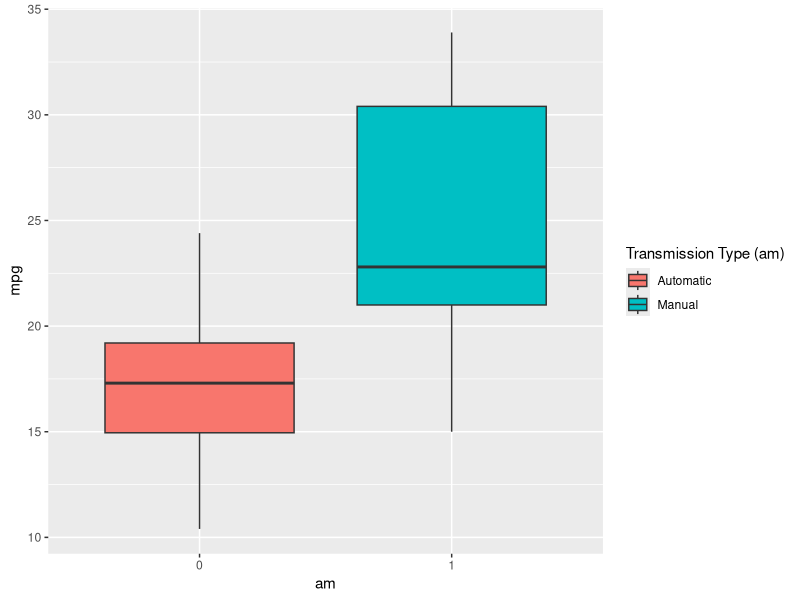
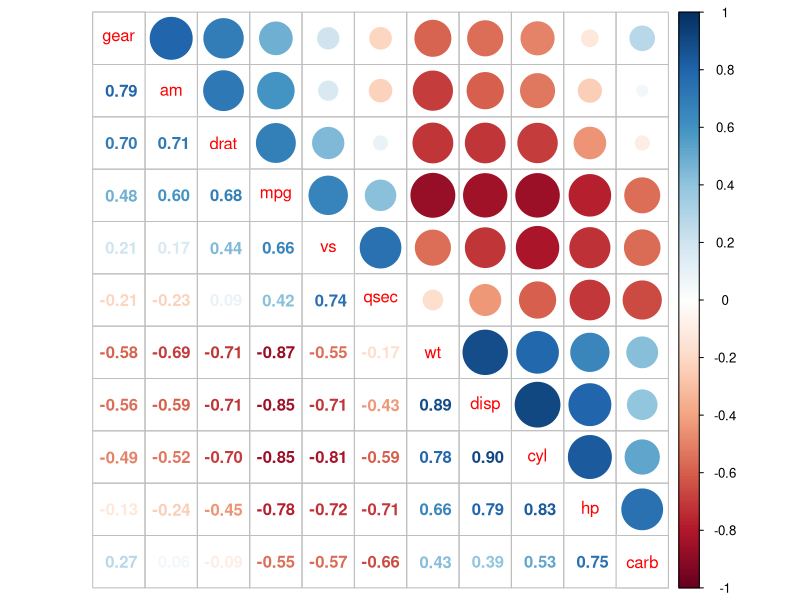
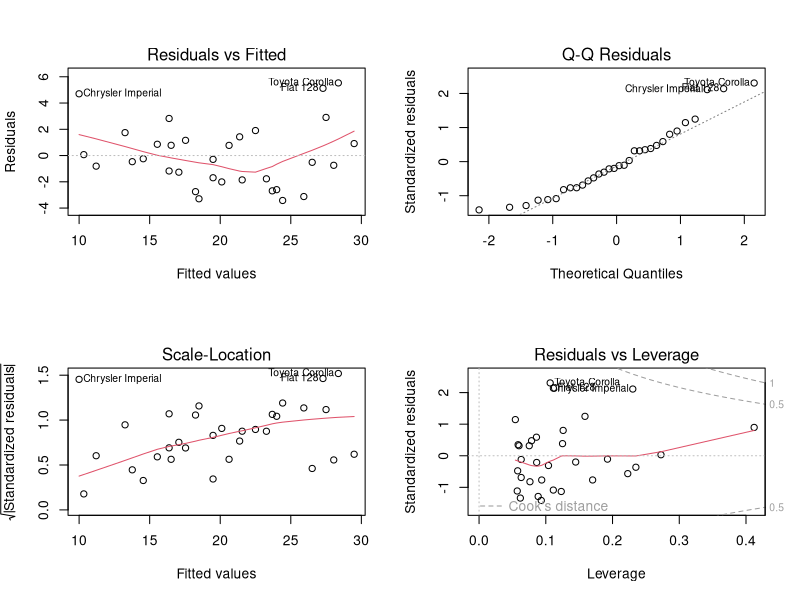
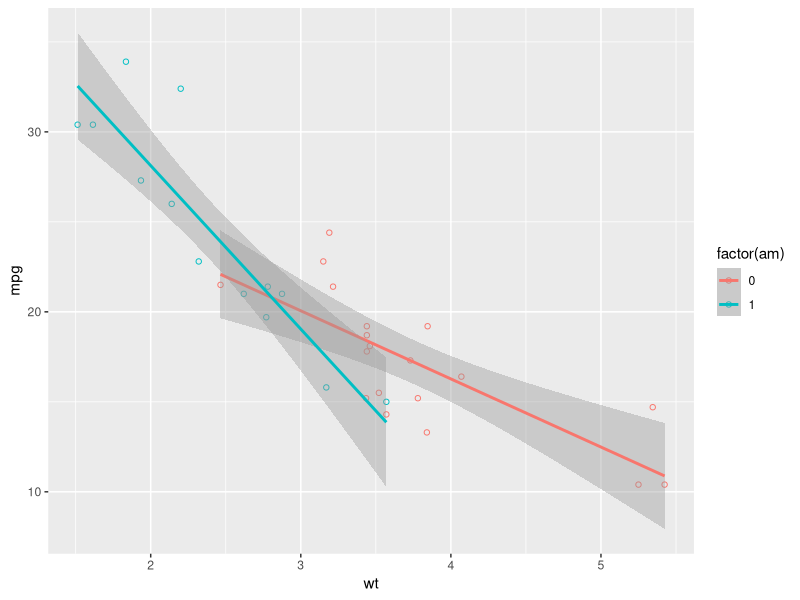
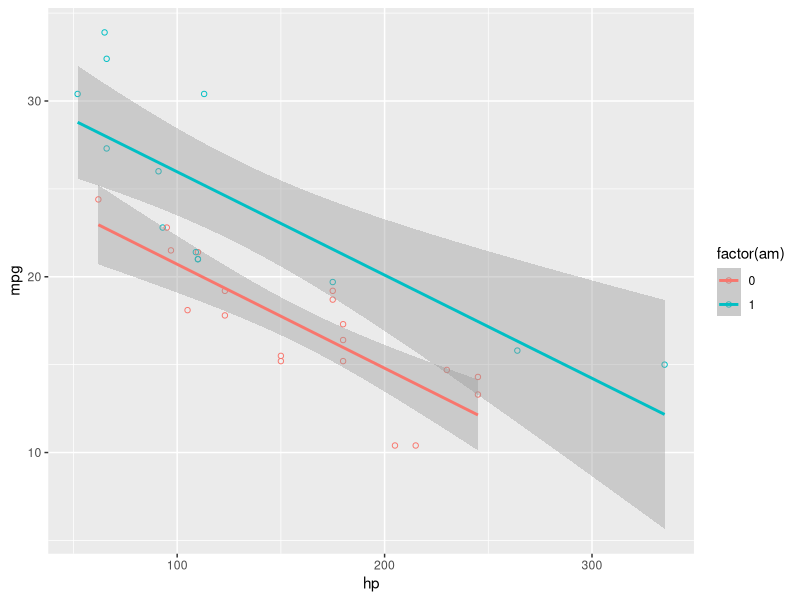
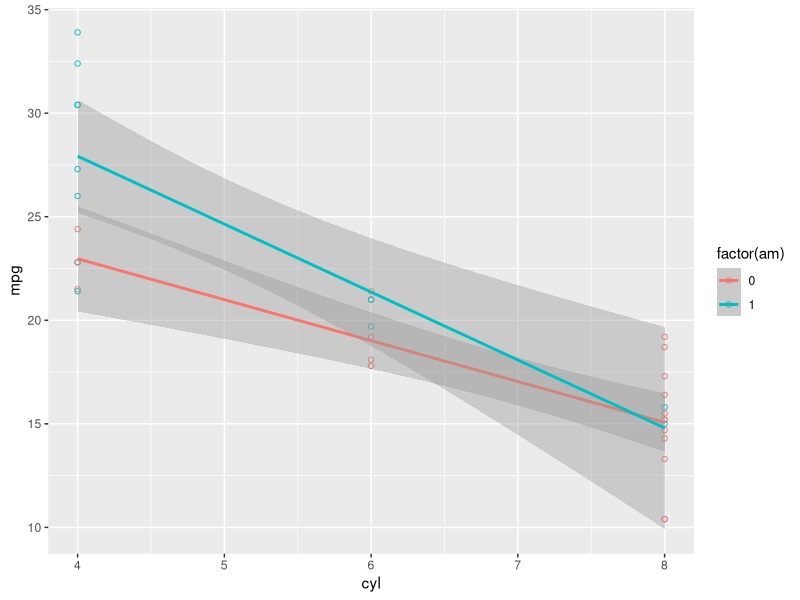

Generate these figures, in order, with R:
## ---- chunk 1
  library(datasets);library(ggplot2);library(dplyr)
  #assures that factor variables are correctly included as factor variables
  mtcars1<-mtcars;mtcars1$am<-as.factor(mtcars$am); mtcars1$cyl<-as.factor(mtcars1$cyl)
## ---- chunk 2
  #mtcars1$gear<-as.factor(mtcars1$gear);mtcars1$carb<-as.factor(mtcars1$carb)
  #mtcars1$vs<-as.factor(mtcars1$vs)
  summary(aov(lm(mpg~.,data=mtcars1)))
## ---- chunk 3
  fit1 <- lm(mpg~am,data=mtcars1);fit2 <- lm(mpg~am+cyl,data=mtcars1)
  fit3 <- lm(mpg~am+cyl+disp,data=mtcars1);fit4 <- lm(mpg~am+cyl+disp+hp,data=mtcars1)
  fit5 <- lm(mpg~am+cyl+disp+hp+wt,data=mtcars1);fit6 <- lm(mpg~am+hp+wt,data=mtcars1)
  anova(fit1,fit2,fit3,fit4,fit5,fit6)
## ---- chunk 4
  c(summary(fit1)$adj.r.squared,summary(fit2)$adj.r.squared,summary(fit3)$adj.r.squared,
    summary(fit4)$adj.r.squared, summary(fit5)$adj.r.squared,summary(fit6)$adj.r.squared)
## ---- chunk 5
    summary(fit6)$coefficients
## ---- chunk 6
  ggplot(data=mtcars1, aes(x=am, y=mpg,fill=am),xlab="Transmission Type",ylab="MPG") + 
  geom_boxplot() + scale_fill_discrete(name="Transmission Type (am)",
                                       labels=c("Automatic", "Manual"))
## ---- chunk 7
  library(corrplot)
  corrplot.mixed(cor(mtcars), order = "AOE")
## ---- chunk 8
  par(mfrow=c(2,2))
  plot(fit6)
## ---- chunk 9
  ggplot(mtcars, aes(x=wt, y=mpg,color=factor(am))) +
    geom_point(shape=1) +   
    geom_smooth(method=lm)
## ---- chunk 10
  ggplot(mtcars, aes(x=hp, y=mpg,color=factor(am))) +
    geom_point(shape=1) +   
    geom_smooth(method=lm)
## ---- chunk 11
  ggplot(mtcars, aes(x=cyl, y=mpg,color=factor(am))) +
    geom_point(shape=1) +   
    geom_smooth(method=lm)
